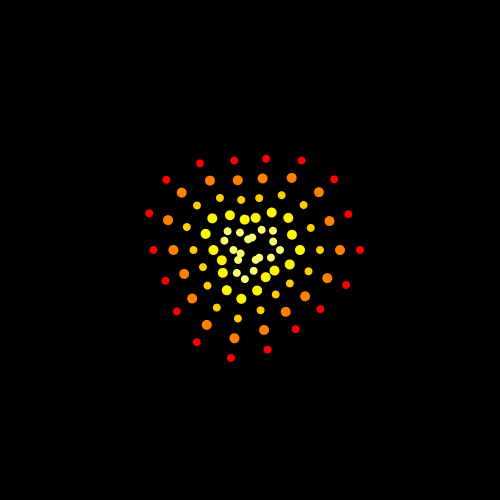
Frame 1 (no input)
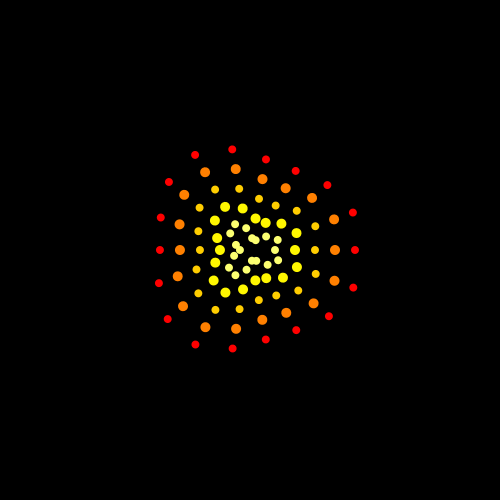
Frame 60 (the mouse pressed at the canvas centre just before this capture)
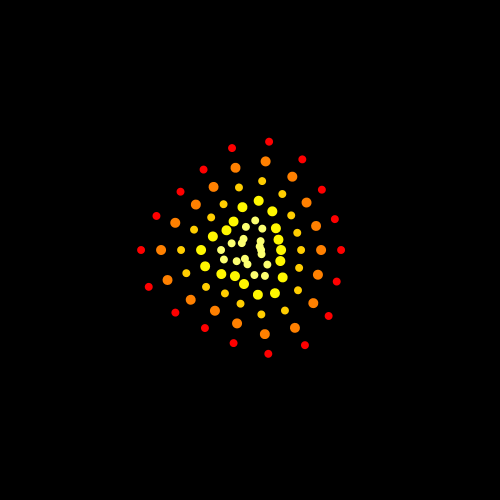
Frame 120 (the mouse held since frame 60 and released just before this capture)

The Processing sketch that drew these frames (run headless with seeded random() and noise(); from frame 60 on, the mouse is pressed at the canvas centre):

// Processing sketch: processing_174031
// ── processing_174031.pde

void setup()
{
  size(500,500);
}

void draw()
{
  background(0);
  
  translate(250,250);
  
  rectMode(CENTER);
  
  for (int i=0; i<360;i+=20)
  {
    pushMatrix();
    noStroke();
    rotate(radians(i));
    
    float radius0 = 140+sin(millis()/100.0+i)*10;
    float radius = 100+sin(millis()/100.0+i)*10;
    float radius2 = 80+sin(millis()/100.0+i)*10;
    float radius3 = 60+sin(millis()/100.0+i)*10;
    float radius4 = 40+sin(millis()/100.0+i)*10;
    float radius5 = 20+sin(millis()/100.0+i)*10;
    
    //line(0,0,radius,0);
    fill(255,0,0);
    ellipse(radius,0,8,8); 
    fill(255,128,0);
    ellipse(radius2,0,10,10);
    fill(255,205,0);
    ellipse(radius3,0,8,8);
    fill(255,247,0);
    ellipse(radius4,0,10,10);
    fill(252,255,113);
    ellipse(radius5,0,8,8);
    
    //fill(147,147,147);
    //ellipse(radius0, 0, 10,10);

    popMatrix();
  }
}
